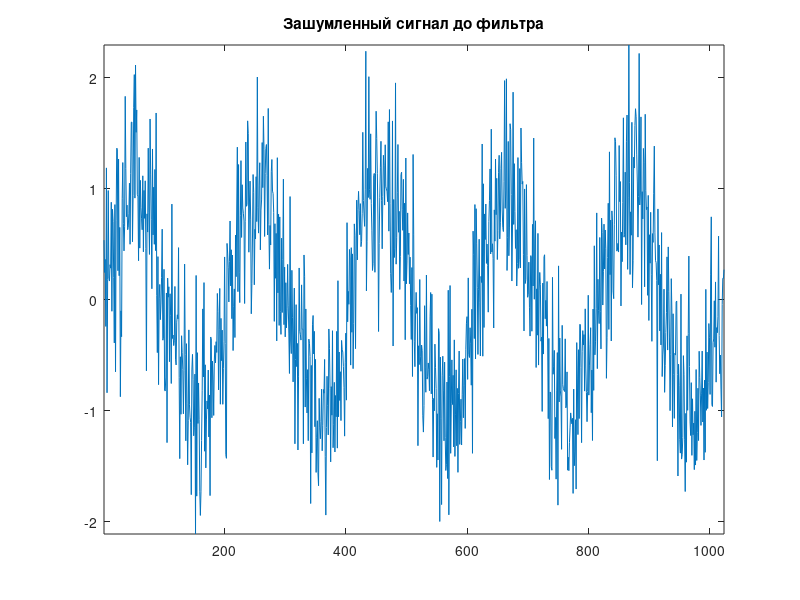
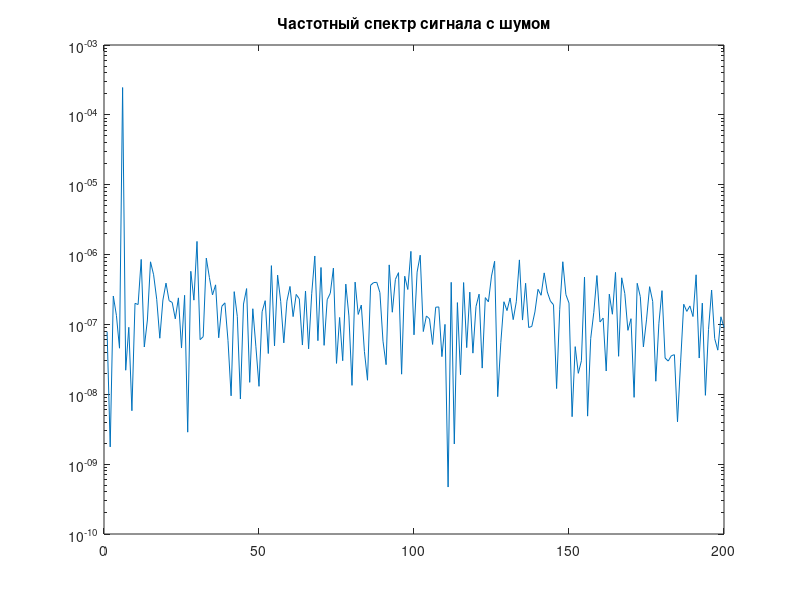
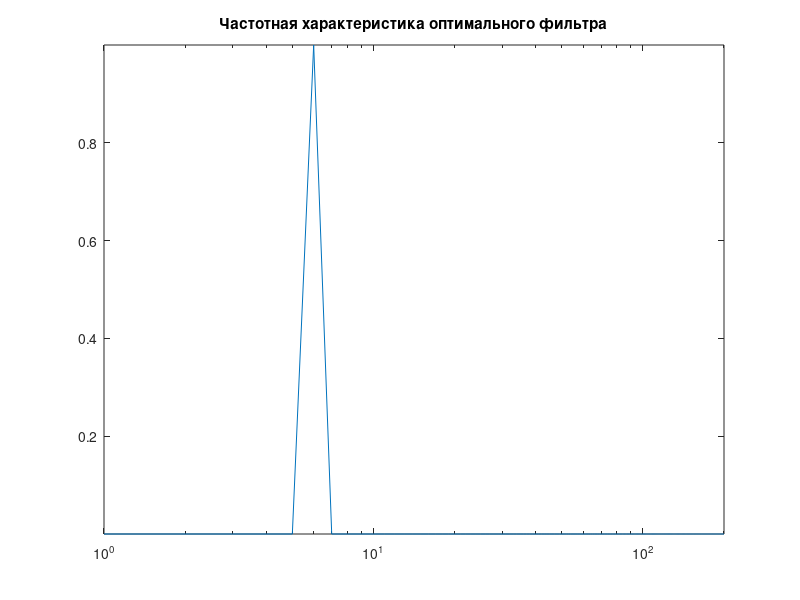
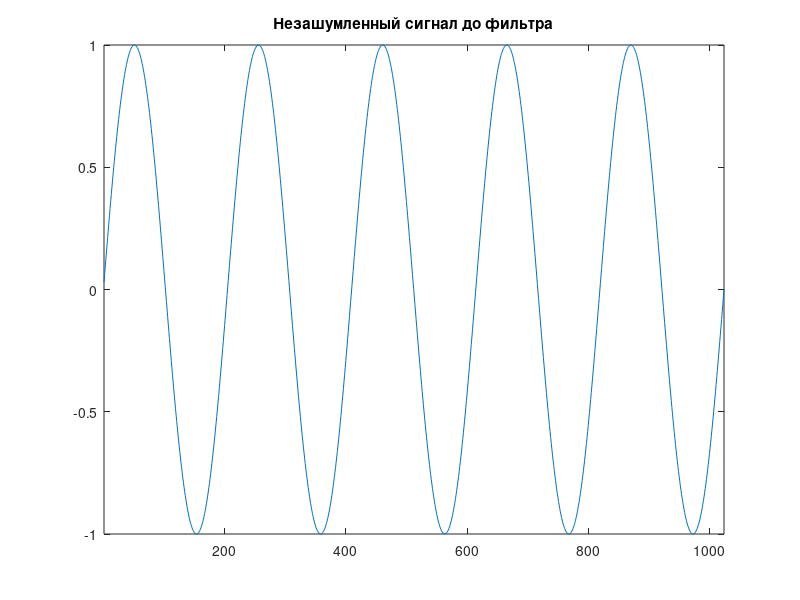

Here is the MATLAB script that generated these plots, in order:
%Фильтр Колмогорова-Винера
 
A=1; %амплитуда сигнала
Q=0.5; %СКО шума
N=1024;%количество точек расчета
kp1=5;%количество переиодов сигнала

clc;
q=Q*randn(1,N);%генерация одномерного массива нормально распределенного шума с СКО=Q
for k=1:N %цикл вычисления зашумленного сигнала
%s1(k)=A*exp(-0.0003*(k-200)^2.0); %колоколообразный сигнал
s(k)=A*sin(2*pi*kp1*k/N);%+A*sin(2*pi*kp2*k/N);%гармонический сигнал
x1(k)=(2*pi*(((k-1-N/2))/N));%%%%%%%
%s(k)=abs(sin(x1(k)));
%  s(k)=x1(k)*exp(x1(k));
% s1(k)=0; % сигнал прямоугольной формы
% if (k>100)&(k<300) % сигнал прямоугольной формы
%    s1(k)=A;
% end  
x(k)=s(k)+q(k); % суммирование сигнала и шума
end
%x=s-mean(s)+q;%центрирование сигнала
figure
plot(x(1:N));
title('Зашумленный сигнал до фильтра');
axis tight; 

Y=fft(x,N)/N; %БПФ  сигнала с шумом
SS1=Y.*conj(Y)/N; %спектр мощности
i=1:200;
figure
%plot(i,SS1(1:200)); 
semilogy(i,SS1(1:200)); %вывод спектра мощности сигнала с шумом
title('Частотный спектр сигнала с шумом');

Y=fft(s,N)/N; %БПФ сигнала без шума
SS1=Y.*conj(Y)/N; %спектр мощности сигнала без шума

Y1=fft(q,N)/N; %БПФ  шума
SS2=Y1.*conj(Y1)/N; %спектр мощности  шума

for i=1:N    
H(i)=SS1(i)/(SS1(i)+SS2(i));%частотная характеристика оптимального фильтра
end
i=1:200;
figure
%plot(i,abs(H(1:200)));
semilogx(i,abs(H(1:200)));
%hold on
title('Частотная характеристика оптимального фильтра');

i=1:N;
XX1=fft(x,N); %частотный спектр сигнала с шумом
Z=ifft(XX1.*H);%свертка зашумленного сигнала с частотной хар-кой фильтра
axis tight;

figure
plot(i,s(1:N)); %вывод незашумленного сигнала до фильтра сигнала
title('Незашумленный сигнал до фильтра');
axis tight;    
figure
plot(i,Z(1:N)); %вывод отфильтрованного сигнала
title('Сигнал после свертки с част. хар-кой опт. фильтра');
axis tight;   
figure
plot(i,x); %вывод сигнала до фильтра
title('Сигнал до фильтра');
xlabel('Номер отсчета'); % подпись по оси X
ylabel('Амплитуда'); % подпись по оси Y
axis tight; %диапазон X и Y по осям точно соответствует Xmax и Ymax
hold on; % "удержание" окна вывода для вывода следующего графика

i=1:N;
plot(i,real(Z(1:N)),'r-'),grid; %вывод отфильтрованного сигнала
%представление графика линией красного цвета, отображение сетки
title('Сигнал до и после фильтра');%подпись названия графика
hold off;
i=1:N;
DZ(i)=Z(i)-s(i);
DZ1=DZ*100/(max(s)-min(s));
SKO_total=std(DZ1)

i=1:N;
figure
plot(i,DZ1(1:N)); %вывод  погрешности отфильтрованного сигнала
title('Погрешность отфильтрованного сигнала');
ylabel('Полная погрешность, %'); % подпись по оси Y
axis tight;

pause;
close all;
clear;
